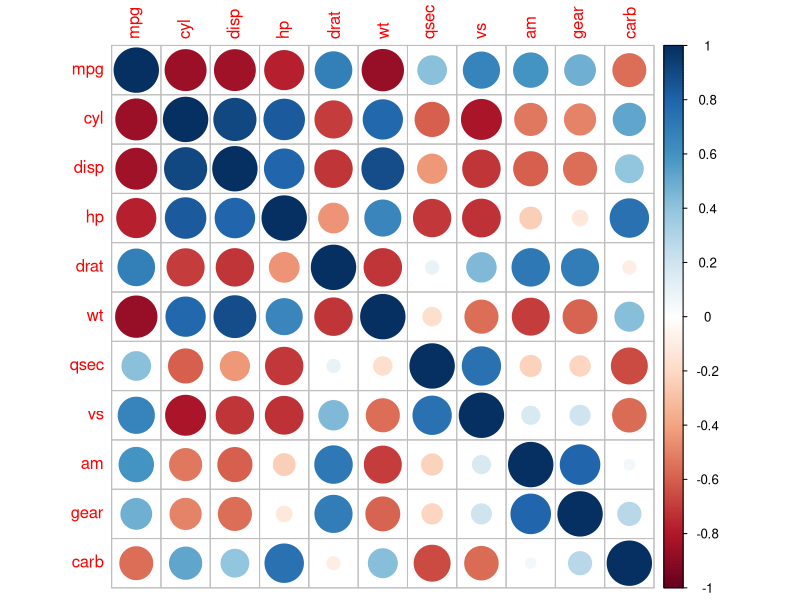
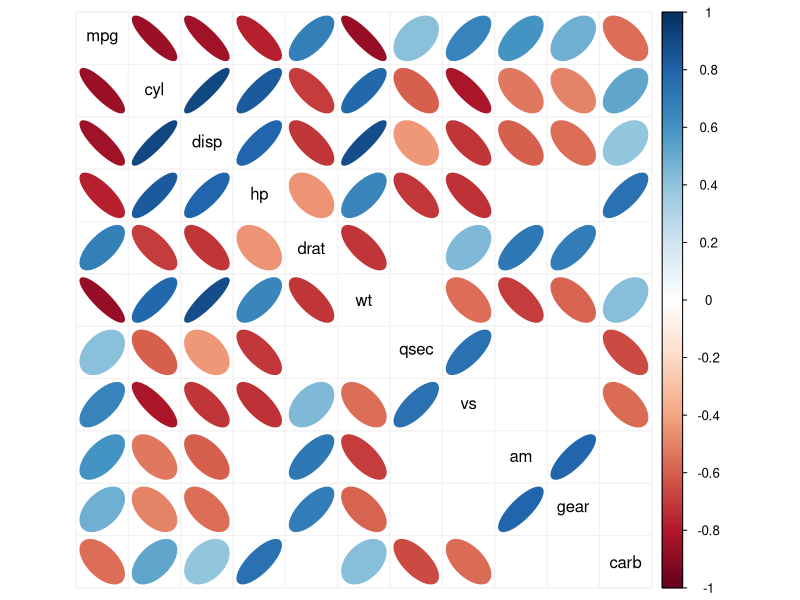

Write the R code that produced these figures, in order.
## ---- chunk 1
#| context: setup
#| warning: false
library(tidyverse)
library(corrplot)
library(Hmisc)
## ---- chunk 2
# 计算默认相关系数矩阵
cor_matrix_raw <- cor(mtcars)

# 默认可视化：圆形大小和颜色深浅双重编码
corrplot(cor_matrix_raw)
## ---- chunk 3
# 计算相关系数 r 和 显著性 p 值矩阵
cor_res <- rcorr(as.matrix(mtcars))
r_matrix <- cor_res$r
p_matrix <- cor_res$P

# 动态过滤：将 p 值大于 0.05 的单元格相关系数置为 NA
cor_significant <- r_matrix
cor_significant[p_matrix > 0.05] <- NA

# 绘制高级改进图
corrplot(
  cor_significant,
  method = "ellipse",        # 使用高级椭圆编码
  na.label = " ",            # 将不显著的 NA 单元格留白
  tl.pos = "d",              # 标签(Text Label)位置摆放在对角线(Diagonal)
  tl.col = "black",          # 标签文本颜色设为黑色
  tl.srt = 0,                # 标签旋转角度
  addgrid.col = "gray95",    # 超淡色网格线规整视效
  cl.pos = "r"               # 颜色图例(Color Legend)靠右放置
)
